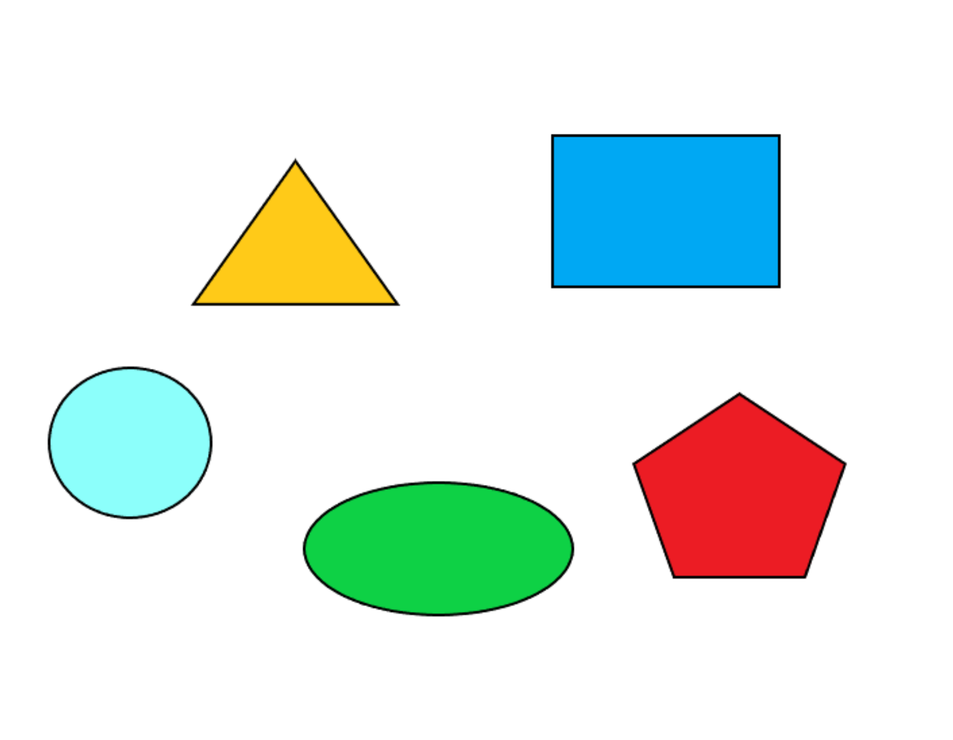
#> input picture Chap 1.4/20241028_122920.png, 953 x 740 px, shrunk from 1631 x 1266 before the run
$ jupyter execute chap147.ipynb
#> lines starting #> are read from the running program, lines starting #| are printed output that depends on the picture; after the words box and inside, x2 and y2 are one past the last pixel; in counts of white or black regions, pixels touching at a corner belong together
# Chap1.4.6
Canny Edge

[cell 1]
import cv2
import numpy as np
from matplotlib import pyplot as plt

[cell 2]
img = cv2.imread('20241028_122920.png',0)
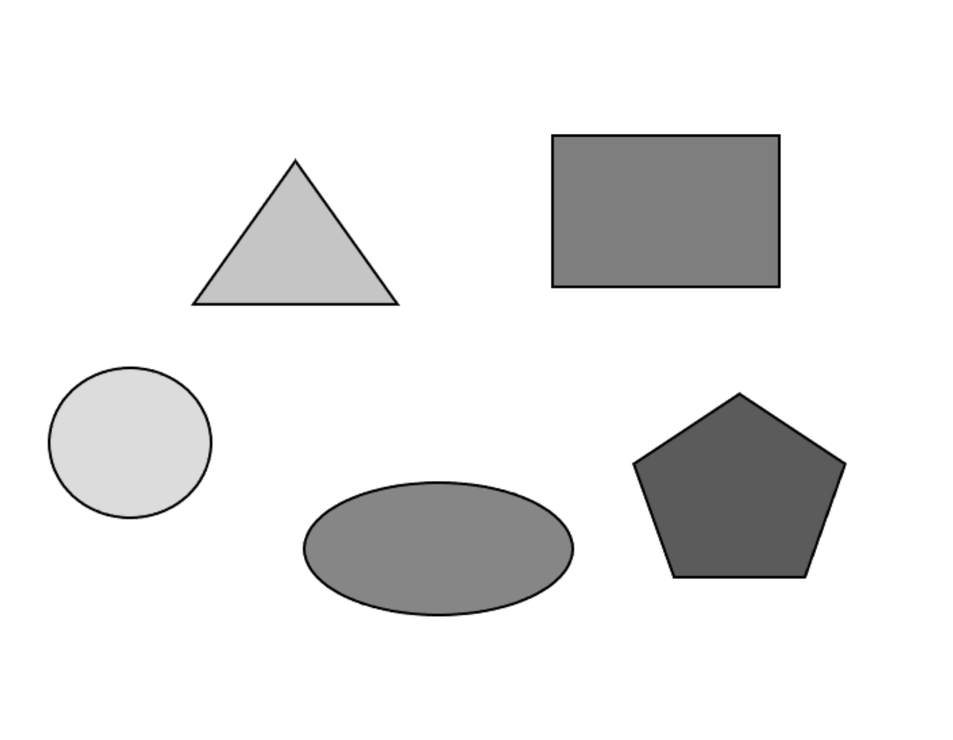
#> img: shape (740, 953); min 0, max 255, mean 233.2
edges = cv2.Canny(img,100,200)
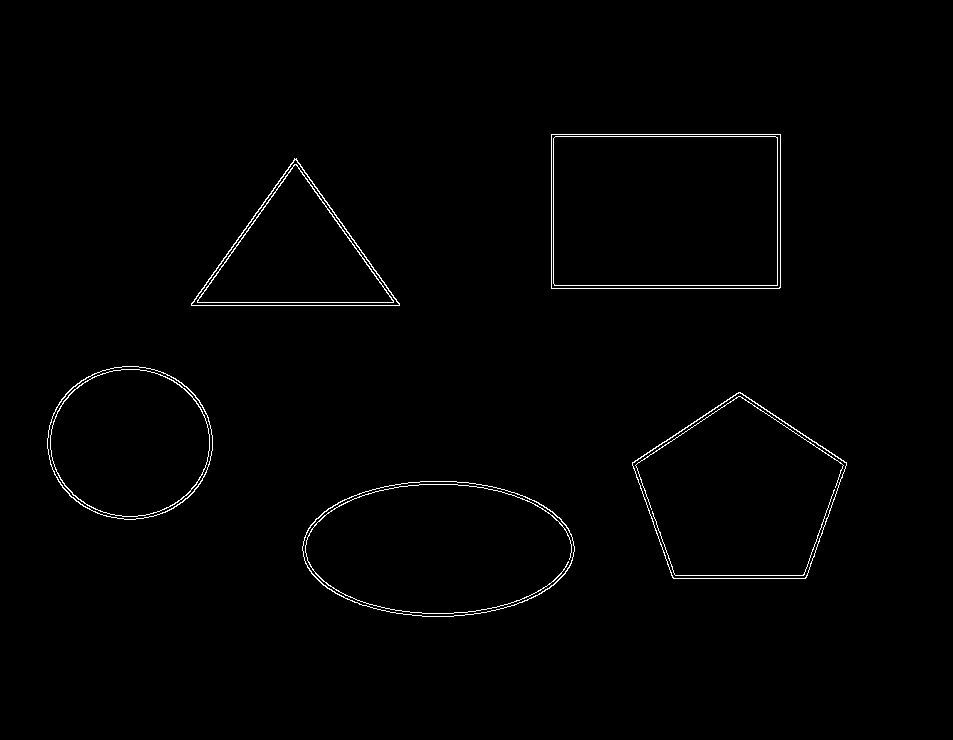
#> edges: shape (740, 953); 0.95% white in thin lines or dots, all inside (x1, y1, x2, y2) = (47, 134, 847, 617)

plt.subplot(121),plt.imshow(img,cmap = 'gray')
plt.title('Original Image'), plt.xticks([]), plt.yticks([])
plt.subplot(122),plt.imshow(edges,cmap = 'gray')
plt.title('Edge Image'), plt.xticks([]), plt.yticks([])

plt.show()
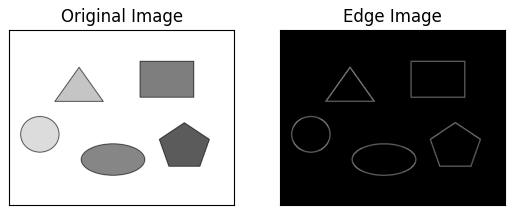
#> figure drawn by matplotlib, 2 panels

[cell 3]
img = cv2.imread('sIMG_2177.jpg',0)
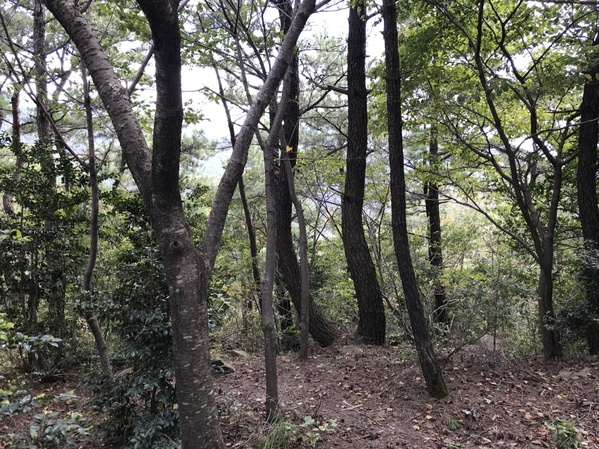
#> input picture sIMG_2177.jpg, 599 x 449 px, shrunk from 1024 x 768 before the run, found by its file name
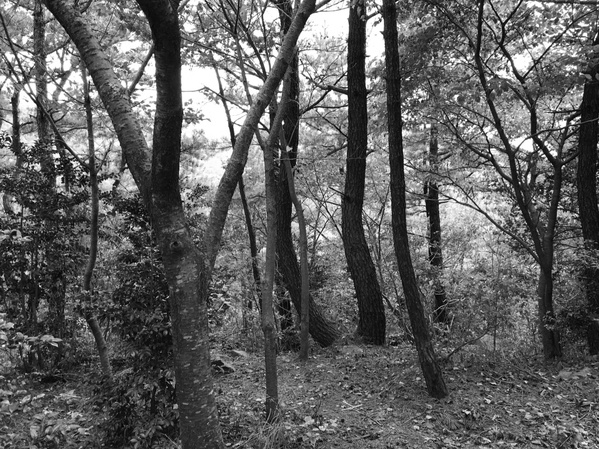
#> img: shape (449, 599); min 0, max 255, mean 95.3
edges = cv2.Canny(img,190,200)
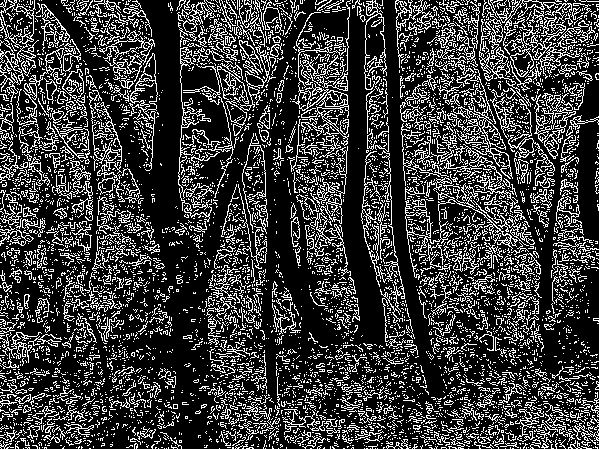
#> edges: shape (449, 599); 23.4% white in thin lines or dots

plt.subplot(121),plt.imshow(img,cmap = 'gray')
plt.title('Original Image'), plt.xticks([]), plt.yticks([])
plt.subplot(122),plt.imshow(edges,cmap = 'gray')
plt.title('Edge Image'), plt.xticks([]), plt.yticks([])

plt.show()
